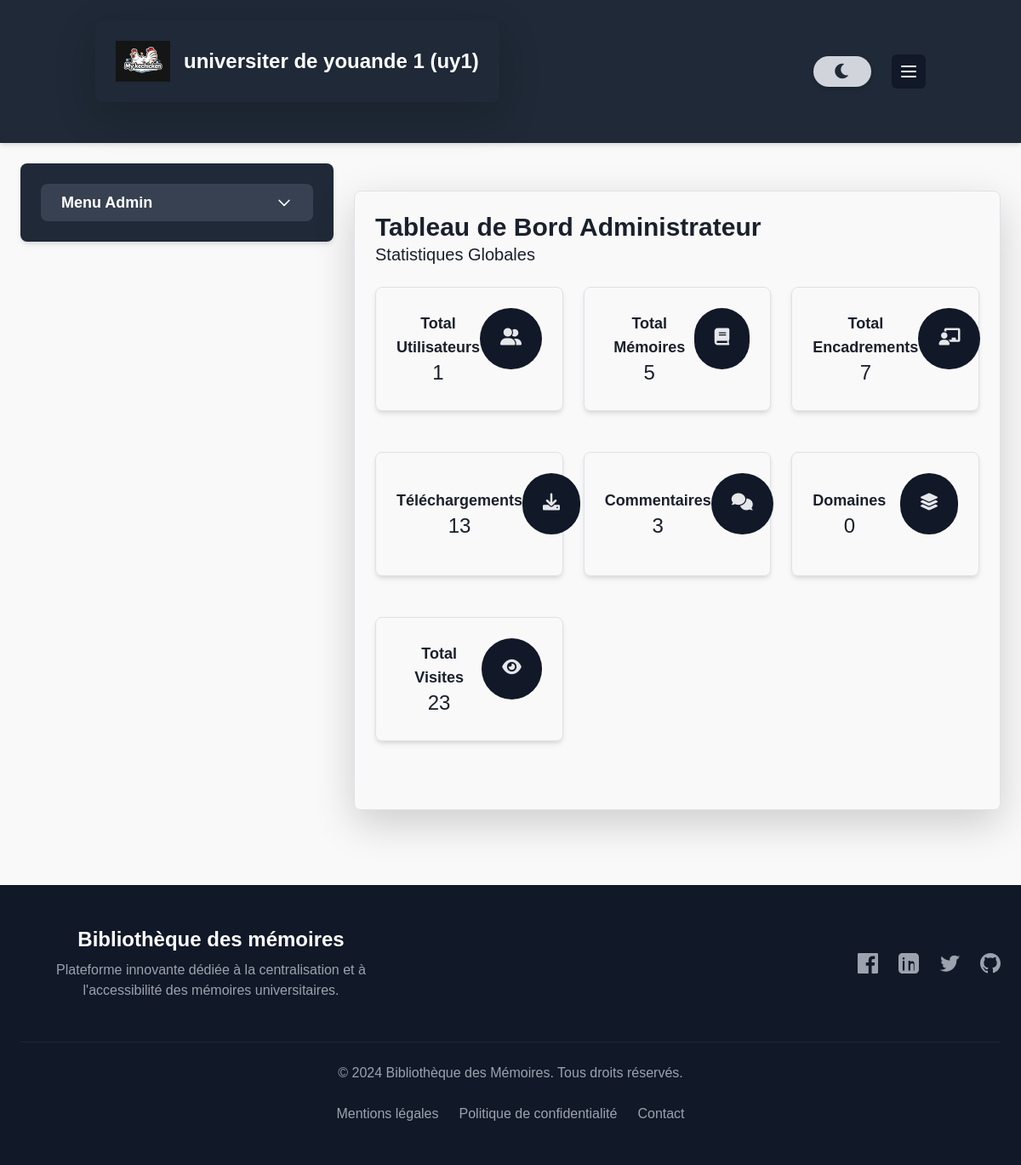
The page /admins/university/3/ (signed in) on the database its author committed.
### memoire/models.py (models this page shows, shortened)
class University(models.Model):
    name = models.CharField(max_length=200)
    university_link = models.URLField(null=True, blank=True)
    slogan = models.TextField()
    acronime = models.CharField(max_length=200)
    logo = models.ImageField(upload_to='university/logo/', blank=True, null=True)
    description = models.TextField()

### memoire/views.py (the view)
# urls.py: path('admins/university/<int:university_id>/', admins, name='admin_university'),
def admins(request, university_id, *args, **kwargs):
    try:
        idp = request.session['user_id']
        user = UserProfile.objects.get(id=idp)
        useruni=UserUniversity.objects.get(university_id=university_id,user=user)
        if not user.user_universities.filter(university_id=university_id).exists():
            return redirect('logout')  # ou une autre page d'erreur
        university = get_object_or_404(University, id=university_id)
    except UserProfile.DoesNotExist:
        return redirect('logout')
    request.session['uni_id'] = university_id
    memoires = Memoire.objects.filter(universites=university).prefetch_related(
        Prefetch(
            'encadrements',
            queryset=Encadrement.objects.select_related('encadrant'),
            to_attr='encadreur_list'
        ),
        'domaines'
    ).annotate(
        nbr_telechargements=Count('telechargements'),
        note_moyenne=Avg('notations__note')
    )
    utilisateurs = UserProfile.objects.filter(user_universities__university=university)
    total_users = utilisateurs.count()
    utilisateurs = UserProfile.objects.all()
    encadrements = Encadrement.objects.filter(memoire__universites=university)
    comments = NotationCommentaire.objects.filter(memoire__universites=university)
    dom = Domaine.objects.filter(universites=university)
    vis = Visiteur.objects.all()  # Vous pouvez également filtrer les visiteurs si nécessaire
    tel = Telechargement.objects.filter(memoire__universites=university)
    total_comments = comments.count()
    total_dom = dom.count()
    total_memoires = memoires.count()
    total_encadrements = encadrements.count()
    total_telechargements = tel.count()
    total_visites = vis.count()
    universites=University.objects.all()
    user_list = []
    for users in utilisateurs:
        role="NONE"
        try:
            role=UserUniversity.objects.get(university_id=university_id,user=users).role
        except:
            role="NONE"
        user_list.append({
            'id': users.id,
            'nom': users.nom,
            'prenom':users.prenom,
            'email':users.email,
            'role':role,
            'type':users.type,
            'universites': [university.university for university in UserUniversity.objects.filter(user=users)]
        })
    context = {
        'memoires': memoires,
        'utilisateurs': user_list,
        'encadrements': encadrements,
        'universites':universites,
        'visiteurs': vis,
        'university': university,
        'telechargement': tel,
        'user': user,
        'total_users': total_users,
        'total_memoires': total_memoires,
        'total_encadrements': total_encadrements,
        'total_telechargements': total_telechargements,
        'total_visites': total_visites,
        'domaines': dom,
        'university_id':university_id,
        'comments': comments,
        'total_dom': total_dom,
        'total_comments': total_comments,
        'useruni':useruni,
    }
    return render(request, "admin.html", context)

### memoire/models.py (called while the page is built)
    def __str__(self):
        return self.nom

### Template/admin.html (shortened to what this page needs)
{% extends "base.html" %}
{% load static %}
{% block header %}
<div class="flex items-center justify-between p-4 bg-gray-800 shadow-lg rounded-lg mb-4">
    <div class="flex items-center space-x-4">
        <img
            x-show="!darkMode"
            x-cloak
            src="{{ university.logo.url }}"
            alt="Logo de l'université"
            class="h-12 w-auto transition-transform duration-300 ease-in-out transform hover:scale-105">
        <h1 class="text-xl sm:text-2xl font-bold text-white dark:text-teal-400 transition duration-300">
            {{ university.name }} ({{ university.acronime }})
        </h1>
    </div>
</div>
{% endblock header %}
{% block content %}
<div x-data="dashboard()" class="grid grid-cols-1 md:grid-cols-3 gap-4 p-4">
    <div class="mb-4">
        <aside class="bg-gray-800 dark:bg-gray-900 text-white p-4 rounded-lg shadow-md" x-data="{ adminMenu: false }">
            <button @click="adminMenu = !adminMenu; $nextTick(() => { if (adminMenu) { setTimeout(() => { adminMenu = false }, 3000) } })"
                class="flex items-center justify-between w-full px-4 py-2 text-lg font-semibold bg-gray-700 dark:bg-gray-600 rounded-lg hover:bg-gray-600 dark:hover:bg-gray-500 transition">
            <span>Menu Admin</span>
            <svg xmlns="http://www.w3.org/2000/svg" :class="{ 'rotate-180': adminMenu }" class="w-5 h-5 transition-transform transform" fill="none" viewBox="0 0 24 24" stroke="currentColor">
                <path stroke-linecap="round" stroke-linejoin="round" stroke-width="2" d="M19 9l-7 7-7-7" />
            </svg>
        </button>
        </aside>
    </div>
    <div class="col-span-2">
<section x-show="activeSection === 'dashboard'" class="p-6 border border-gray-700 dark:border-gray-600 rounded-lg shadow-lg transition max-w-4xl mx-auto mt-8"p-6 border border-gray-700 dark:border-gray-600 rounded-lg shadow-lg transition max-w-4xl mx-auto mt-8">
    <div class="flex justify-between items-center mb-6">
        <div>
            <h2 class="text-3xl font-semibold ">Tableau de Bord Administrateur</h2>
            <h3 class="text-xl font-medium ">Statistiques Globales</h3>
        </div>
    </div>
<div class="grid grid-cols-1 sm:grid-cols-2 lg:grid-cols-3 gap-6 mb-8">
<button @click="activeSection = 'users';"
>
<div  class="mb-4 border border-gray-700 dark:border-gray-600 rounded-lg p-4 shadow-md flex items-center justify-between">
<div>
    <h4 class="text-lg font-semibold ">Total Utilisateurs</h4>
    <p class="text-2xl  ">{{ total_users }}</p>
</div>
<div class="mb-4 rounded-lg bg-gray-900  text-gray-200 p-4 rounded-full">
    <i  class="fas fa-user-friends text-xl "></i>
</div>
</div>
</button>
<button @click="activeSection = 'memoirs'; adminMenu = false"
        >
<div  class="mb-4 border border-gray-700 dark:border-gray-600 rounded-lg p-4 shadow-md flex items-center justify-between">
<div>
    <h4 class="text-lg font-semibold ">Total Mémoires</h4>
    <p class="text-2xl ">{{ total_memoires }}</p>
</div>
<div class="mb-4 rounded-lg bg-gray-900  text-gray-200 p-4 rounded-full">
    <i class="fas fa-book text-xl  "></i>
</div>
</div>
</button>
<button @click="activeSection = 'encadrements'; adminMenu = false"
                    >
                    <div  class="mb-4 border border-gray-700 dark:border-gray-600 rounded-lg p-4 shadow-md flex items-center justify-between">
                        <div>
                            <h4 class="text-lg font-semibold ">Total Encadrements</h4>
                            <p class="text-2xl ">{{ total_encadrements }}</p>
                        </div>
                        <div class="mb-4 rounded-lg bg-gray-900  text-gray-200 p-4 rounded-full">
                            <i class="fas fa-chalkboard-teacher text-xl "></i>
                        </div>
                    </div>
            </button>
<button @click="activeSection = 'TELECHARGEMENTS'; adminMenu = false"
                   >
                   <div  class="mb-4 border border-gray-700 dark:border-gray-600 rounded-lg p-4 shadow-md flex items-center justify-between">
                    <div>
                        <h4 class="text-lg font-semibold ">Téléchargements</h4>
                        <p class="text-2xl ">{{ total_telechargements }}</p>
                    </div>
                    <div class="mb-4 rounded-lg bg-gray-900  text-gray-200 p-4 rounded-full">
                        <i class="fas fa-download text-xl "></i>
                    </div>
                </div>
            </button>
<button @click="activeSection = 'comment'; adminMenu = false"
                    >
                    <div  class="mb-4 border border-gray-700 dark:border-gray-600 rounded-lg p-4 shadow-md flex items-center justify-between">
                        <div>
                            <h4 class="text-lg font-semibold ">Commentaires</h4>
                            <p class="text-2xl ">{{ total_comments }}</p>
                        </div>
                        <div class="mb-4 rounded-lg bg-gray-900  text-gray-200 p-4 rounded-full">
                            <i class="fas fa-comments text-xl "></i>
                        </div>
                    </div>
            </button>
<button @click="activeSection = 'domaine'; adminMenu = false"
                    >
                    <div  class="mb-4 border border-gray-700 dark:border-gray-600 rounded-lg p-4 shadow-md flex items-center justify-between">
                        <div>
                            <h4 class="text-lg font-semibold ">Domaines</h4>
                            <p class="text-2xl ">{{ total_dom }}</p>
                        </div>
                        <div class="mb-4 rounded-lg bg-gray-900  text-gray-200 p-4 rounded-full">
                            <i class="fas fa-layer-group text-xl "></i>
                        </div>
                    </div>
            </button>
<button @click="activeSection = 'visiteurs'; adminMenu = false"
                    >
                    <div  class="mb-4 border border-gray-700 dark:border-gray-600 rounded-lg p-4 shadow-md flex items-center justify-between">
                        <div>
                            <h4 class="text-lg font-semibold ">Total Visites</h4>
                            <p class="text-2xl ">{{ total_visites }}</p>
                        </div>
                        <div class="mb-4 rounded-lg bg-gray-900  text-gray-200 p-4 rounded-full">
                            <i class="fas fa-eye text-xl "></i>
                        </div>
                    </div>
            </button>
    </div>
</section>
    </div>
</div>
{% endblock %}

### Template/base.html (style rules this page uses)
:root { --bg-primary-light: #f9fafb; --bg-secondary-light: #ffffff; --text-primary-light: #1a202c; --text-secondary-light: #4a5568; --accent-primary-light: #4299e1; --bg-primary-dark: #0a192f; --bg-secondary-dark: #112240; --text-primary-dark: #e6f1ff; --text-secondary-dark: #8892b0; --accent-primary-dark: #64ffda; }
body { background-color: #f4f6f9; }
body { font-family: 'Space Grotesk', sans-serif; background-color: var(--bg-primary-light); color: var(--text-primary-light); transition: all 0.3s ease-in-out; }
body { font-family: Arial, sans-serif; background-color: #f9f9f9; }

### rows shown on the page
University: logo (picture), name "universiter de youande 1", acronime "uy1"

### other values the page prints
{{ total_users }} "1"
{{ total_memoires }} "5"
{{ total_encadrements }} "7"
{{ total_telechargements }} "13"
{{ total_comments }} "3"
{{ total_dom }} "0"
{{ total_visites }} "23"
